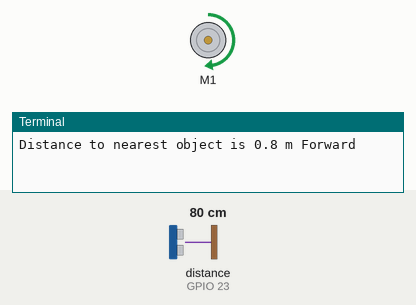
This program was run on a simulated Raspberry Pi (BCM pin numbers). Shown: DC motor (green arrow = forward, orange = backward, longer = faster), the last lines printed to the terminal. The inputs (shaded band) are chosen by the test bench; at power-on: distance to the obstacle (sensor on GPIO 23) 80 cm. The echo pulse lasts 58.3 µs per cm.

Above: at 1.2 s.
1.3 s: distance to the obstacle (sensor on GPIO 23) set to 54 cm
4.3 s: distance to the obstacle (sensor on GPIO 23) set to 46 cm
At 7.1 s:
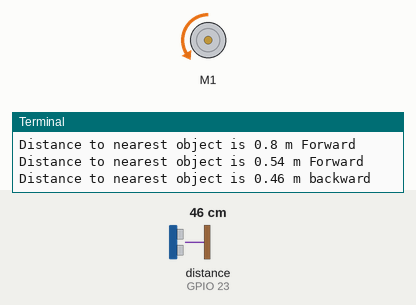
7.3 s: distance to the obstacle (sensor on GPIO 23) set to 60 cm
At 10.1 s:
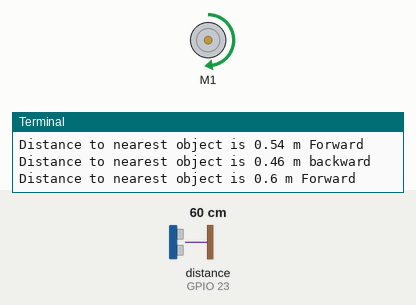
10.3 s: distance to the obstacle (sensor on GPIO 23) set to 2 cm
At 13.2 s:
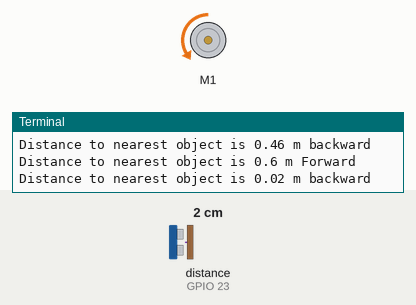
Timing chart, 0 to 14.3 s (numbered marks = the images above; inputs shaded):
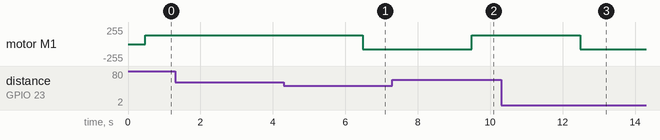

Measured:
- the behaviour switches between 51 and 50 cm on distance to the obstacle (sensor on GPIO 23) (found by bisection; images 0 and 1)
- after the input at 4.3 s, motor M1: forward 128/255 → backward 76/255 after 2.2 s
- after the input at 7.3 s, motor M1: backward 76/255 → forward 128/255 after 2.2 s
- after the input at 10.3 s, motor M1: forward 128/255 → backward 76/255 after 2.2 s

The program:

distancesensor.py
```python
from gpiozero import DistanceSensor
from gpiozero import Motor
import time

sensor=DistanceSensor(23,24) #echo=23,Trig=24
motor = Motor(forward=17, backward=27)

while True:
    if sensor.distance<=0.5:
        print('Distance to nearest object is',sensor.distance,'m','backward')
        motor.backward(speed=0.3)
        time.sleep(3)

    else:
        print('Distance to nearest object is',sensor.distance,'m','Forward')
        motor.forward(speed=0.5)
        time.sleep(3)
```
